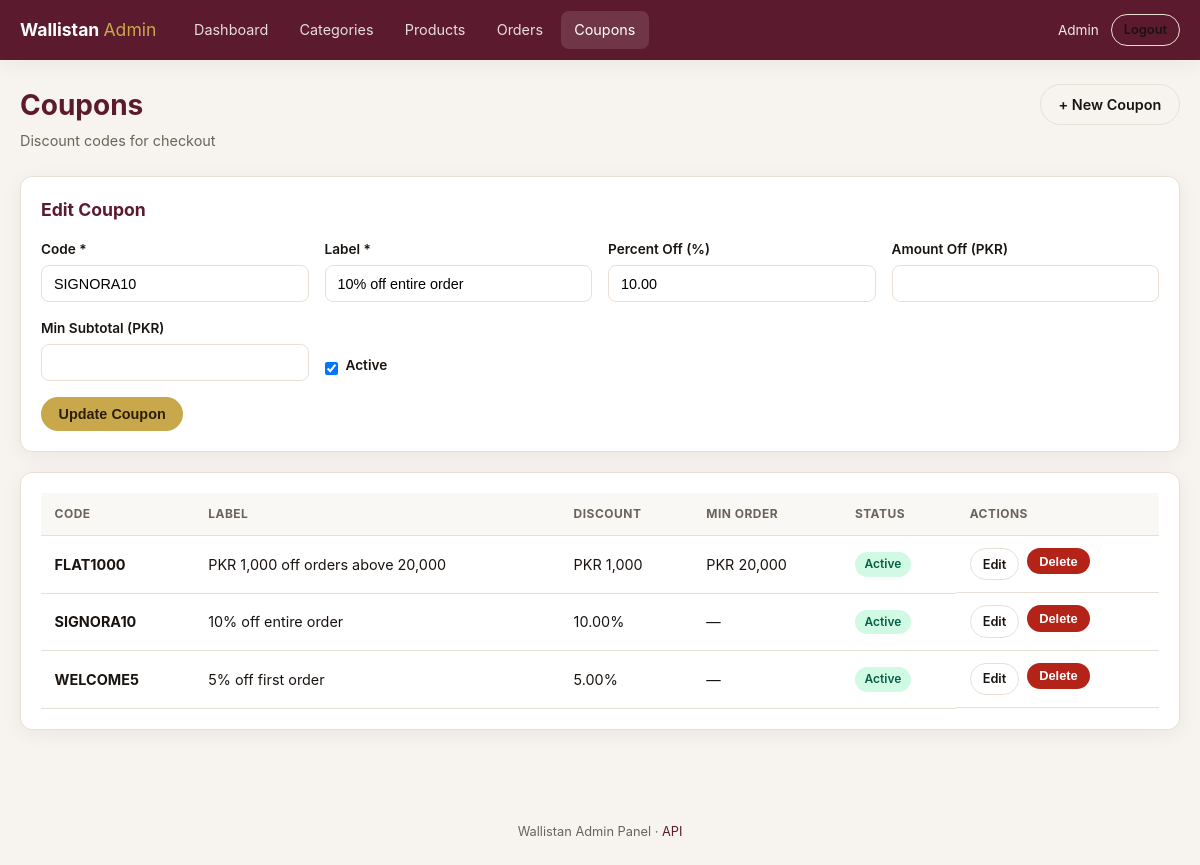
Screenshot of /admin/coupons.php?edit=1 (signed in) with the database file from the repository.
### tables this page shows
CREATE TABLE coupons (
    id INT UNSIGNED AUTO_INCREMENT PRIMARY KEY,
    code VARCHAR(50) NOT NULL UNIQUE,
    label VARCHAR(255) NOT NULL,
    percent_off DECIMAL(5, 2) DEFAULT NULL,
    amount_off DECIMAL(12, 2) DEFAULT NULL,
    min_subtotal DECIMAL(12, 2) DEFAULT NULL,
    active TINYINT(1) NOT NULL DEFAULT 1
);

### admin/includes/bootstrap.php (called while the page is built, shortened)
<?php
function e(?string $value): string
{
    return htmlspecialchars($value ?? '', ENT_QUOTES, 'UTF-8');
}
function formatPkr(float $amount): string
{
    return 'PKR ' . number_format($amount, 0, '.', ',');
}

### admin/coupons.php (the view, shortened to what this page needs)
<?php
$pdo = db();
$editId = isset($_GET['edit']) ? (int) $_GET['edit'] : 0;
$editRow = null;
if ($editId > 0) {
    $stmt = $pdo->prepare('SELECT * FROM coupons WHERE id = ?');
    $stmt->execute([$editId]);
    $editRow = $stmt->fetch() ?: null;
}
$coupons = $pdo->query('SELECT * FROM coupons ORDER BY code')->fetchAll();
require __DIR__ . '/includes/header.php';
?>
<div class="page-header">
  <div>
    <h1>Coupons</h1>
    <p>Discount codes for checkout</p>
  </div>
  <?php if ($editRow): ?>
    <a href="<?= ADMIN_BASE ?>/coupons.php" class="btn btn-outline">+ New Coupon</a>
  <?php endif; ?>
</div>
<div class="card">
  <h2 style="font-size:1.1rem;color:var(--maroon);margin-bottom:1rem">
    <?= $editRow ? 'Edit Coupon' : 'Add Coupon' ?>
  </h2>
  <form method="post" class="form-grid form-grid-2">
    <div class="field">
      <label>Code *</label>
      <input name="code" required value="<?= e($editRow['code'] ?? '') ?>" style="text-transform:uppercase">
    </div>
    <div class="field">
      <label>Label *</label>
      <input name="label" required value="<?= e($editRow['label'] ?? '') ?>">
    </div>
    <div class="field">
      <label>Percent Off (%)</label>
      <input type="number" name="percent_off" min="0" max="100" step="0.01" value="<?= e($editRow['percent_off'] ?? '') ?>">
    </div>
    <div class="field">
      <label>Amount Off (PKR)</label>
      <input type="number" name="amount_off" min="0" step="1" value="<?= e($editRow['amount_off'] ?? '') ?>">
    </div>
    <div class="field">
      <label>Min Subtotal (PKR)</label>
      <input type="number" name="min_subtotal" min="0" step="1" value="<?= e($editRow['min_subtotal'] ?? '') ?>">
    </div>
    <div class="field field-check" style="align-self:end">
      <input type="checkbox" name="active" id="active" <?= (int) ($editRow['active'] ?? 1) ? 'checked' : '' ?>>
      <label for="active">Active</label>
    </div>
    <div style="grid-column:1/-1">
      <button type="submit" class="btn btn-primary"><?= $editRow ? 'Update' : 'Create' ?> Coupon</button>
    </div>
  </form>
</div>
<div class="card">
  <div class="table-wrap">
    <table>
      <thead>
        <tr><th>Code</th><th>Label</th><th>Discount</th><th>Min Order</th><th>Status</th><th>Actions</th></tr>
      </thead>
      <tbody>
        <?php foreach ($coupons as $c): ?>
          <tr>
            <td><strong><?= e($c['code']) ?></strong></td>
            <td><?= e($c['label']) ?></td>
            <td>
              <?php if ($c['percent_off']): ?>
                <?= e($c['percent_off']) ?>%
              <?php elseif ($c['amount_off']): ?>
                <?= formatPkr((float) $c['amount_off']) ?>
              <?php else: ?>
                —
              <?php endif; ?>
            </td>
            <td><?= $c['min_subtotal'] ? formatPkr((float) $c['min_subtotal']) : '—' ?></td>
            <td><?= (int) $c['active'] ? '<span class="badge badge-publish">Active</span>' : '<span class="badge badge-draft">Inactive</span>' ?></td>
            <td class="actions">
              <a href="<?= ADMIN_BASE ?>/coupons.php?edit=<?= (int) $c['id'] ?>" class="btn btn-sm btn-outline">Edit</a>
              <form method="post" style="display:inline" onsubmit="return confirm('Delete coupon?')">
                <button type="submit" class="btn btn-sm btn-danger">Delete</button>
              </form>
            </td>
          </tr>
        <?php endforeach; ?>
      </tbody>
    </table>
  </div>
</div>
<?php require __DIR__ . '/includes/footer.php'; ?>

### admin/assets/admin.css (style rules this page uses)
:root { --maroon: #5c1a2e; --maroon-dark: #3d1120; --gold: #c9a84c; --gold-light: #f5ecd4; --bg: #f7f4ef; --card: #ffffff; --border: #e8e0d4; --text: #1a1410; --muted: #6b6358; --danger: #b42318; --success: #067647; --radius: 12px; --shadow: 0 4px 20px rgba(26, 20, 16, 0.06); }
* { box-sizing: border-box; margin: 0; padding: 0; }
body { font-family: -apple-system, BlinkMacSystemFont, "Segoe UI", Roboto, sans-serif; background: var(--bg); color: var(--text); line-height: 1.5; min-height: 100vh; }
a { color: var(--maroon); text-decoration: none; }
.page-header { display: flex; justify-content: space-between; align-items: flex-start; gap: 1rem; margin-bottom: 1.5rem; flex-wrap: wrap; }
.page-header h1 { font-size: 1.75rem; color: var(--maroon); font-weight: 700; }
.page-header p { color: var(--muted); font-size: 0.9rem; margin-top: 0.25rem; }
.card { background: var(--card); border: 1px solid var(--border); border-radius: var(--radius); box-shadow: var(--shadow); padding: 1.25rem; margin-bottom: 1.25rem; }
.btn { display: inline-flex; align-items: center; justify-content: center; gap: 0.4rem; padding: 0.55rem 1.1rem; border-radius: 999px; border: none; font-size: 0.9rem; font-weight: 600; cursor: pointer; text-decoration: none; transition: opacity 0.15s; }
.btn-primary { background: var(--gold); color: #2a1f0a; }
.btn-outline { background: transparent; border: 1px solid var(--border); color: var(--text); }
.btn-danger { background: var(--danger); color: #fff; }
.btn-sm { padding: 0.35rem 0.75rem; font-size: 0.8rem; }
.table-wrap { overflow-x: auto; }
table { width: 100%; border-collapse: collapse; font-size: 0.9rem; }
th, td { padding: 0.75rem 0.85rem; text-align: left; border-bottom: 1px solid var(--border); }
th { font-size: 0.75rem; text-transform: uppercase; letter-spacing: 0.04em; color: var(--muted); background: #faf8f5; }
.badge { display: inline-block; padding: 0.2rem 0.6rem; border-radius: 999px; font-size: 0.75rem; font-weight: 600; text-transform: capitalize; }
.badge-publish { background: #d1fae5; color: #065f46; }
.form-grid { display: grid; gap: 1rem; }
.form-grid-2 { grid-template-columns: repeat(auto-fit, minmax(240px, 1fr)); }
.field label { display: block; font-size: 0.85rem; font-weight: 600; margin-bottom: 0.35rem; color: var(--text); }
.field input, .field select, .field textarea { width: 100%; padding: 0.6rem 0.75rem; border: 1px solid var(--border); border-radius: 8px; font-size: 0.9rem; background: #fff; }
.field-check { display: flex; align-items: center; gap: 0.5rem; }
.field-check input { width: auto; }
.actions { display: flex; gap: 0.5rem; flex-wrap: wrap; }

### rows the page displays
coupons: code "SIGNORA10", label "10% off entire order", percent_off "10.00", active "☑", shows "Active"
coupons: code "FLAT1000", label "PKR 1,000 off orders above 20,000", amount_off "PKR 1,000", min_subtotal "PKR 20,000", active "Active"
coupons: code "WELCOME5", label "5% off first order", percent_off "5.00", active "Active"

### other values shown
$admin['name'] "Admin"
